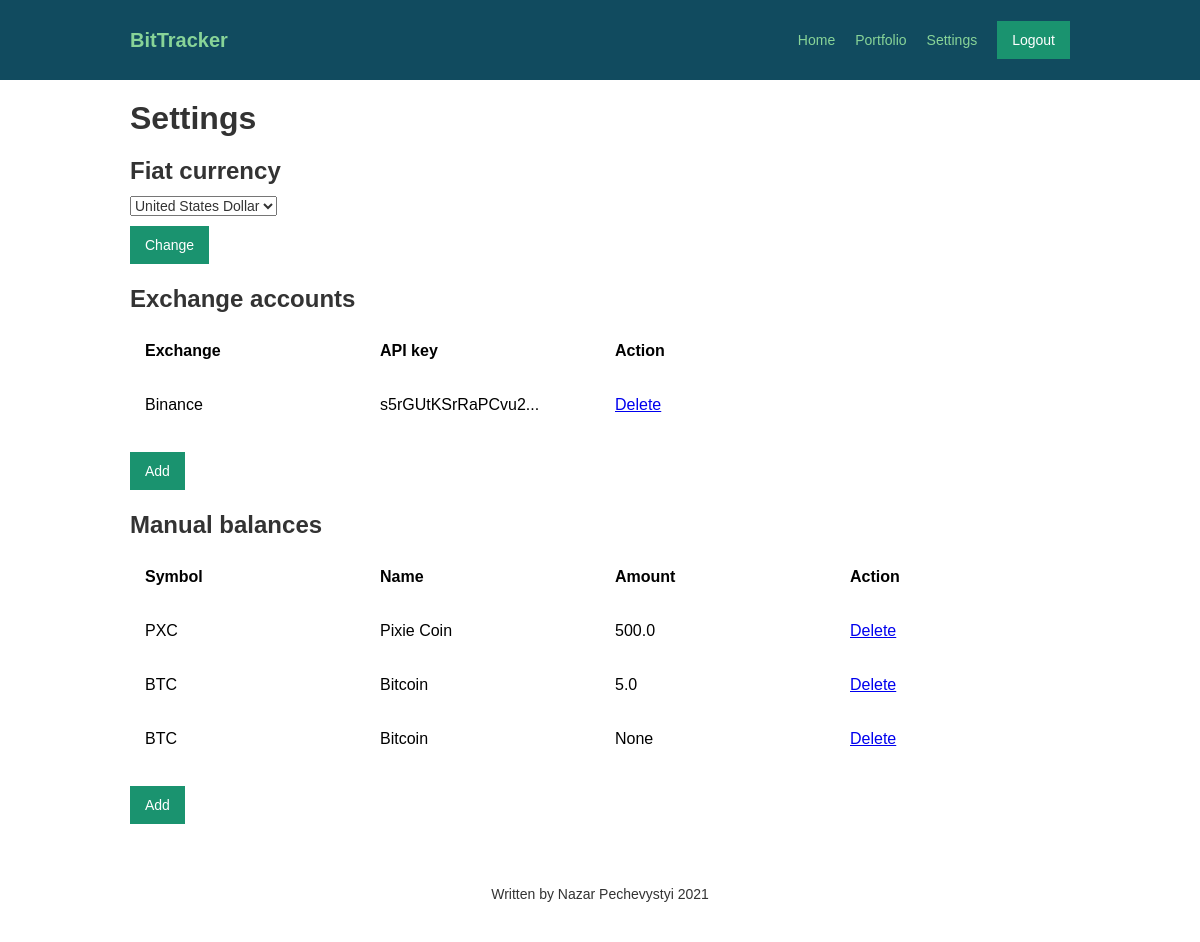
Page /settings (signed in) on the earlier database version.
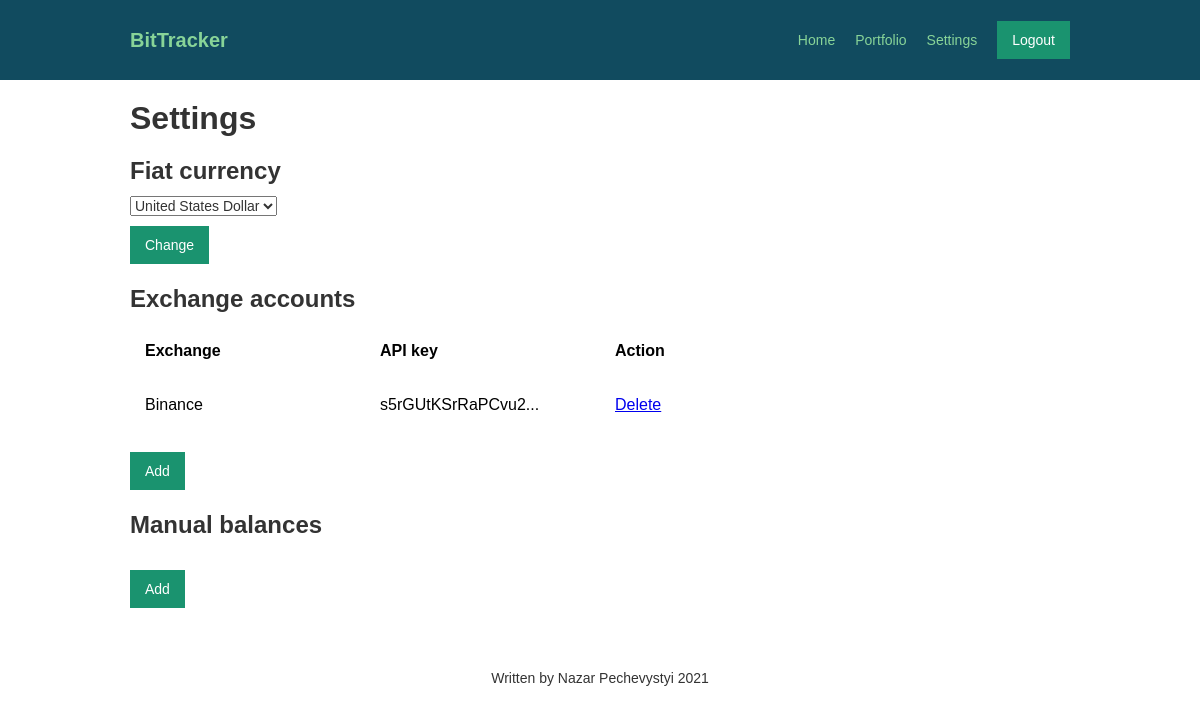
Same page on the later database version.
### tracker/models.py (models this page shows, shortened)
class UserProfile(models.Model):
    user = models.OneToOneField(User, on_delete=models.CASCADE)
    fiat = models.ForeignKey(Fiat, on_delete=models.CASCADE, default='USD')

class ExchangeAccount(models.Model):
    user = models.ForeignKey(UserProfile, on_delete=models.CASCADE)
    exchange = models.ForeignKey(Exchange, on_delete=models.CASCADE)
    key = models.CharField(max_length=1024)
    secret = models.CharField(max_length=1024)

class Exchange(models.Model):
    name = models.CharField(max_length=64, primary_key=True)
    def __str__(self):
        return f"{self.name}"

class Balance(models.Model):
    crypto = models.ForeignKey(Crypto, on_delete=models.CASCADE)
    amount = models.FloatField(null=True, blank=True)
    date = models.DateTimeField(auto_now=True)
    class Meta:
        abstract = True

class ManualBalance(Balance):
    user = models.ForeignKey(UserProfile, on_delete=models.CASCADE)

class Crypto(models.Model):
    symbol = models.CharField(max_length=10, primary_key=True)
    name = models.CharField(max_length=32)

### tracker/views.py (the view)
# urls.py: path('settings', views.settings, name='settings'),
@login_required
def settings(request):
    profile = UserProfile.objects.get(user=request.user)
    if request.method == 'POST':
        fiat_form = UserProfileFiatForm(
            request.POST,
            instance=profile
        )
        if fiat_form.is_valid():
            fiat_form.save()
            return redirect('settings')
    else:
        fiat_form = UserProfileFiatForm(instance=profile)
    exchange_accounts = ExchangeAccount.objects.filter(user=profile)
    manual_balances = ManualBalance.objects.filter(user=profile)
    context = {'fiat_form': fiat_form,
               'exchange_accounts': exchange_accounts,
               'manual_balances': manual_balances}
    return render(request, 'settings.html', context)

### tracker/forms.py
class UserProfileFiatForm(ModelForm):
    class Meta:
        model = UserProfile
        fields = ('fiat',)

### tracker/models.py (called while the page is built)
    def __str__(self):
        return self.name

### tracker/templates/settings.html (shortened to what this page needs)
{% extends "base.html" %}
{% block content %}
    <h2>Settings</h2>
    <h3>Fiat currency</h3>
    <form method="post">
    {% for field in fiat_form %}
      <p>
        {{ field }}
      </p>
    {% endfor %}
    <button type="submit" class="button w-button">Change</button>
  </form>
    <h3>Exchange accounts</h3>
    {% if exchange_accounts %}
    <div class="table__wrapper">
        <div class="table-point">
            <div class="column">
                <div class="title-text"><strong>Exchange</strong></div>
            </div>
            <div class="column">
                <div class="title-text"><strong>API key</strong></div>
            </div>
            <div class="column">
                <div class="title-text"><strong>Action</strong></div>
            </div>
        </div>
        {% for account in exchange_accounts %}
            <div class="table-point grey">
                <div class="column">
                    <div class="title-text">{{ account.exchange }}</div>
                </div>
                <div class="column">
                    <div class="title-text">{{ account.key|slice:":16" }}...</div>
                </div>
                <div class="column">
                    <div class="title-text"><a href="{% url 'delete_exchange_account' pk=account.pk %}">Delete</a></div>
                </div>
            </div>
        {% endfor %}
    </div>
    {% endif %}
    <br>
    <a href="{% url 'add_exchange_account' %}" class="button w-button">Add</a>
    <h3>Manual balances</h3>
    {% if manual_balances %}
    <div class="table__wrapper">
        <div class="table-point">
            <div class="column">
                <div class="title-text"><strong>Symbol</strong></div>
            </div>
            <div class="column">
                <div class="title-text"><strong>Name</strong></div>
            </div>
            <div class="column">
                <div class="title-text"><strong>Amount</strong></div>
            </div>
            <div class="column">
                <div class="title-text"><strong>Action</strong></div>
            </div>
        </div>
        {% for balance in manual_balances %}
            <div class="table-point grey">
                <div class="column">
                    <div class="title-text">{{ balance.crypto.symbol }}</div>
                </div>
                <div class="column">
                    <div class="title-text">{{ balance.crypto.name }}</div>
                </div>
                <div class="column">
                    <div class="title-text">{{ balance.amount }}</div>
                </div>
                <div class="column">
                    <div class="title-text"><a href="{% url 'delete_manual_balance' pk=balance.pk %}">Delete</a></div>
                </div>
            </div>
        {% endfor %}
    </div>
    {% endif %}
    <br>
    <a href="{% url 'add_manual_balance' %}" class="button w-button">Add</a>
{% endblock %}

Differences in the rows shown:
removed ManualBalance: crypto.symbol "PXC", crypto.name "Pixie Coin", amount "500.0"
removed ManualBalance: crypto.symbol "BTC", crypto.name "Bitcoin", amount "5.0"
removed ManualBalance: crypto.symbol "BTC", crypto.name "Bitcoin", amount "None"
Other differences:
text no longer shown: "Symbol Name Amount Action"
